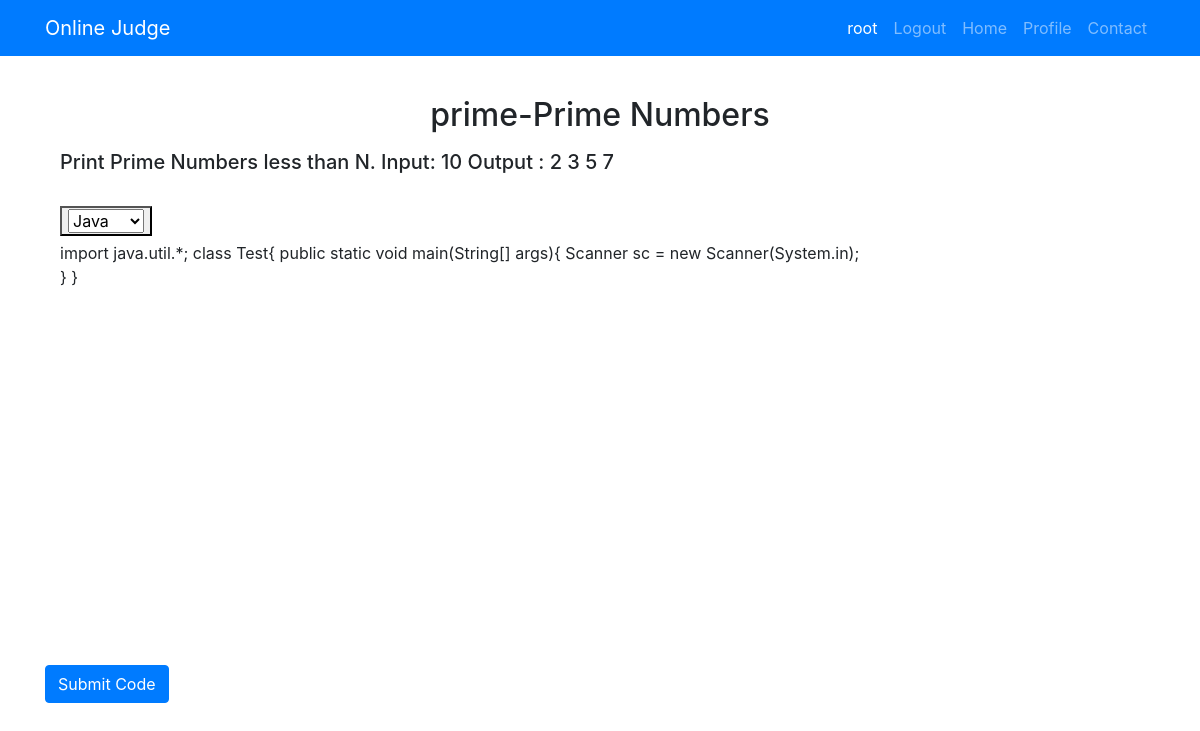
The page /code/prime (signed in) on the database as committed earlier.
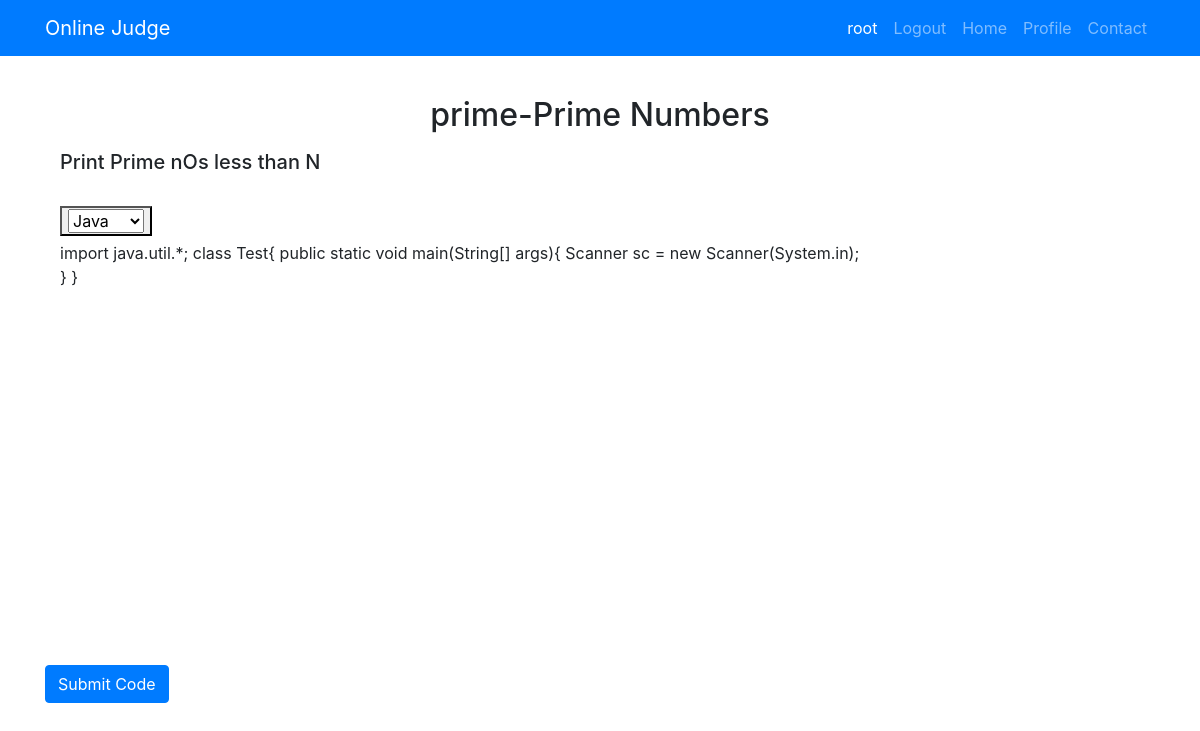
The same page on the database as committed later.
### judge/models.py (models this page shows, shortened)
class Question(models.Model):
    code = models.CharField(max_length=10, unique=True)
    name = models.CharField(max_length=250)
    problem = models.TextField()
    difficulty = models.CharField(max_length=10,choices=level,blank=True)
    points = models.IntegerField(default=0,blank=True)

### judge/views.py (the view, shortened to what this page needs)
# urls.py: path('code/<str:code>', views.submitcode, name='submitcode'),
@login_required
@csrf_exempt
def submitcode(request, code):
    print("submit code called")
    question = Question.objects.get(code__exact=code)
    context = {'question': question}
    return render(request, 'problem/QuestionPage.html', context)

### templates/problem/QuestionPage.html (shortened to what this page needs)
{% extends 'base.html' %}
{% block content %}
    <br>
    <br>
    <h2 class="text-center">{{ question.code }}-{{ question.name }}</h2>
    <div class="container-fluid mt-3">
        <h5>{{ question.problem | safe }}</h5>
    </div>
    <br>
    <div class="container">
        <span class="header__editor" style="background-color: #007bff">
            <button id="setLanguage">
                <select id="language" name="cars">
                    <option value="java">Java</option>
                </select>
            </button>
        </span>
        <br>
        <div id="editor" style="height: 400px;width: 800px;margin-top: 5px">import java.util.*;
class Test{
   public static void main(String[] args){
       Scanner sc = new Scanner(System.in);
   }
}
        </div>
    </div>
    <button id="submit_code" class="btn btn-primary mt-4">Submit Code</button>
{% endblock content %}

Rows that differ between the two databases and show on the page:
changed Question "prime": problem "Print Prime Numbers less than N. Input: 10 Output : 2 3 5 7" → "Print Prime nOs less than N"
